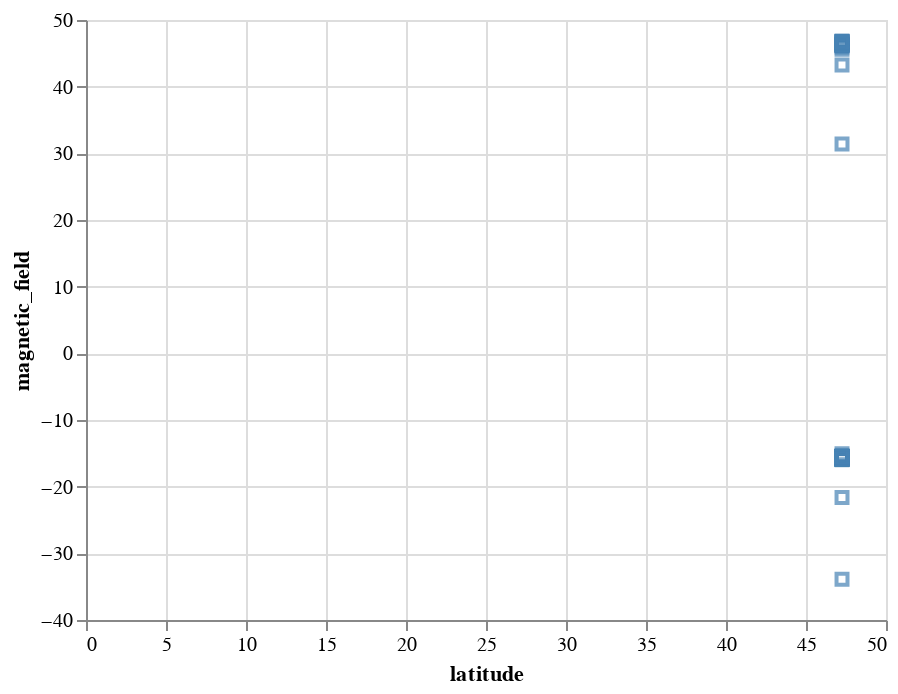

The cell this chart's notebook holds for it:
### Code cell
# Plot anomaly field
measured_plot=alt.Chart(D).mark_point(color='steelblue',shape='square').encode(
    x=alt.X("latitude:Q",scale=alt.Scale(domain=(-100,100))),
    y=alt.Y("magnetic_field:Q")
)
display(measured_plot)

### Figure 1 — Vega-Lite specification as saved in the notebook (floating-point values rounded to 4 significant figures)
{"config": {"view": {"continuousWidth": 400, "continuousHeight": 300}}, "data": {"name": "data-e289969e706b539da93d0009007f24aa"}, "mark": {"type": "point", "color": "steelblue", "shape": "square"}, "encoding": {"x": {"type": "quantitative", "field": "latitude"}, "y": {"type": "quantitative", "field": "magnetic_field"}}, "$schema": "https://vega.github.io/schema/vega-lite/v4.8.1.json", "datasets": {"data-e289969e706b539da93d0009007f24aa": [{"date": "2000-0-26", "time": "13:29:30.000", "position": null, "voltage": "-77832 uV", "latitude": 47.25, "magnetic_field": -15.95}, {"date": "2000-0-26", "time": "13:29:32.000", "position": null, "voltage": "-77456 uV", "latitude": 47.25, "magnetic_field": -15.87}, {"date": "2000-0-26", "time": "13:29:34.000", "position": null, "voltage": "-77268 uV", "latitude": 47.25, "magnetic_field": -15.83}, {"date": "2000-0-26", "time": "13:29:36.250", "position": null, "voltage": "-77268 uV", "latitude": 47.25, "magnetic_field": -15.83}, {"date": "2000-0-26", "time": "13:29:38.250", "position": null, "voltage": "-77268 uV", "latitude": 47.25, "magnetic_field": -15.83}, {"date": "2000-0-26", "time": "13:29:40.250", "position": null, "voltage": "-77080 uV", "latitude": 47.25, "magnetic_field": -15.8}, {"date": "2000-0-26", "time": "13:29:42.250", "position": null, "voltage": "-77268 uV", "latitude": 47.25, "magnetic_field": -15.83}, {"date": "2000-0-26", "time": "13:29:44.250", "position": null, "voltage": "-77268 uV", "latitude": 47.25, "magnetic_field": -15.83}, {"date": "2000-0-26", "time": "13:29:46.250", "position": null, "voltage": "-77456 uV", "latitude": 47.25, "magnetic_field": -15.87}, {"date": "2000-0-26", "time": "13:29:48.250", "position": null, "voltage": "-77268 uV", "latitude": 47.25, "magnetic_field": -15.83}, {"date": "2000-0-26", "time": "13:29:50.250", "position": null, "voltage": "-77268 uV", "latitude": 47.25, "magnetic_field": -15.83}, {"date": "2000-0-26", "time": "13:29:52.250", "position": null, "voltage": "-77268 uV", "latitude": 47.25, "magnetic_field": -15.83}, {"date": "2000-0-0", "time": "23:59:49.762", "position": null, "voltage": "-77268 uV", "latitude": 47.25, "magnetic_field": -15.83}, {"date": "2000-0-0", "time": "23:59:51.792", "position": null, "voltage": "-77080 uV", "latitude": 47.25, "magnetic_field": -15.8}, {"date": "2000-0-0", "time": "23:59:53.821", "position": null, "voltage": "-77268 uV", "latitude": 47.25, "magnetic_field": -15.83}, {"date": "2000-0-0", "time": "23:59:55.854", "position": null, "voltage": "-77268 uV", "latitude": 47.25, "magnetic_field": -15.83}, {"date": "2080-1-5", "time": "23:59:51.522", "position": null, "voltage": "-77080 uV", "latitude": 47.25, "magnetic_field": -15.8}, {"date": "2080-1-5", "time": "23:59:53.551", "position": null, "voltage": "-76892 uV", "latitude": 47.25, "magnetic_field": -15.76}, {"date": "2080-1-5", "time": "23:59:55.580", "position": null, "voltage": "-77268 uV", "latitude": 47.25, "magnetic_field": -15.83}, {"date": "2080-1-5", "time": "23:59:57.610", "position": null, "voltage": "-77268 uV", "latitude": 47.25, "magnetic_field": -15.83}, {"date": "2080-1-5", "time": "23:59:59.640", "position": null, "voltage": "-77268 uV", "latitude": 47.25, "magnetic_field": -15.83}, {"date": "2080-1-5", "time": "23:60:1.669", "position": null, "voltage": "-77080 uV", "latitude": 47.25, "magnetic_field": -15.8}, {"date": "2080-1-5", "time": "23:59:58.461", "position": null, "voltage": "-77080 uV", "latitude": 47.25, "magnetic_field": -15.8}, {"date": "2080-1-5", "time": "23:60:0.490", "position": null, "voltage": "-77080 uV", "latitude": 47.25, "magnetic_field": -15.8}, {"date": "2080-1-5", "time": "23:60:2.519", "position": null, "voltage": "-77080 uV", "latitude": 47.25, "magnetic_field": -15.8}, {"date": "2080-1-5", "time": "23:60:4.549", "position": null, "voltage": "-77080 uV", "latitude": 47.25, "magnetic_field": -15.8}, {"date": "2080-1-5", "time": "23:60:1.420", "position": null, "voltage": "-77080 uV", "latitude": 47.25, "magnetic_field": -15.8}, {"date": "2080-1-5", "time": "23:60:3.449", "position": null, "voltage": "-77268 uV", "latitude": 47.25, "magnetic_field": -15.83}, {"date": "2080-1-5", "time": "23:60:5.478", "position": null, "voltage": "-75952 uV", "latitude": 47.25, "magnetic_field": -15.56}, {"date": "2080-1-5", "time": "16:5:52.090", "position": null, "voltage": "-75952 uV", "latitude": 47.25, "magnetic_field": -15.56}, {"date": "2080-1-5", "time": "16:5:54.120", "position": null, "voltage": "-75952 uV", "latitude": 47.25, "magnetic_field": -15.56}, {"date": "2080-1-5", "time": "16:5:56.147", "position": null, "voltage": "-76140 uV", "latitude": 47.25, "magnetic_field": -15.6}, {"date": "2021-7-15", "time": "16:5:52.389", "position": null, "voltage": "-75952 uV", "latitude": 47.25, "magnetic_field": -15.56}, {"date": "2021-7-15", "time": "16:5:54.419", "position": null, "voltage": "-76140 uV", "latitude": 47.25, "magnetic_field": -15.6}, {"date": "2021-7-15", "time": "16:5:56.448", "position": null, "voltage": "-76140 uV", "latitude": 47.25, "magnetic_field": -15.6}, {"date": "2021-7-15", "time": "16:6:1.691", "position": null, "voltage": "-76140 uV", "latitude": 47.25, "magnetic_field": -15.6}, {"date": "2021-7-15", "time": "16:6:3.721", "position": null, "voltage": "-75952 uV", "latitude": 47.25, "magnetic_field": -15.56}, {"date": "2021-7-15", "time": "16:6:5.750", "position": null, "voltage": "-76140 uV", "latitude": 47.25, "magnetic_field": -15.6}, {"date": "2021-7-15", "time": "16:6:1.991", "position": null, "voltage": "-75952 uV", "latitude": 47.25, "magnetic_field": -15.56}, {"date": "2021-7-15", "time": "16:6:4.021", "position": null, "voltage": "-75952 uV", "latitude": 47.25, "magnetic_field": -15.56}, {"date": "2021-7-15", "time": "16:6:6.050", "position": null, "voltage": "-76140 uV", "latitude": 47.25, "magnetic_field": -15.6}, {"date": "2021-7-15", "time": "16:6:11.285", "position": null, "voltage": "-76140 uV", "latitude": 47.25, "magnetic_field": -15.6}, {"date": "2021-7-15", "time": "16:6:13.315", "position": null, "voltage": "-76140 uV", "latitude": 47.25, "magnetic_field": -15.6}, {"date": "2021-7-15", "time": "16:6:15.344", "position": null, "voltage": "-75952 uV", "latitude": 47.25, "magnetic_field": -15.56}, {"date": "2021-7-15", "time": "16:6:17.373", "position": null, "voltage": "-76140 uV", "latitude": 47.25, "magnetic_field": -15.6}, {"date": "2021-7-15", "time": "16:6:19.403", "position": null, "voltage": "-76140 uV", "latitude": 47.25, "magnetic_field": -15.6}, {"date": "2021-7-15", "time": "16:6:21.437", "position": null, "voltage": "-75952 uV", "latitude": 47.25, "magnetic_field": -15.56}, {"date": "2021-7-15", "time": "16:6:23.467", "position": null, "voltage": "-75952 uV", "latitude": 47.25, "magnetic_field": -15.56}, {"date": "2021-7-15", "time": "16:6:25.496", "position": null, "voltage": "-76140 uV", "latitude": 47.25, "magnetic_field": -15.6}, {"date": "2021-7-15", "time": "16:6:27.526", "position": null, "voltage": "-76140 uV", "latitude": 47.25, "magnetic_field": -15.6}, {"date": "2021-7-15", "time": "16:6:29.556", "position": null, "voltage": "-76140 uV", "latitude": 47.25, "magnetic_field": -15.6}, {"date": "2021-7-15", "time": "16:6:31.585", "position": null, "voltage": "-76140 uV", "latitude": 47.25, "magnetic_field": -15.6}, {"date": "2021-7-15", "time": "16:6:33.615", "position": null, "voltage": "-75764 uV", "latitude": 47.25, "magnetic_field": -15.53}, {"date": "2021-7-15", "time": "16:6:35.644", "position": null, "voltage": "-76140 uV", "latitude": 47.25, "magnetic_field": -15.6}, {"date": "2021-7-15", "time": "16:6:37.673", "position": null, "voltage": "-76140 uV", "latitude": 47.25, "magnetic_field": -15.6}, {"date": "2021-7-15", "time": "16:6:39.703", "position": null, "voltage": "-75952 uV", "latitude": 47.25, "magnetic_field": -15.56}, {"date": "2021-7-15", "time": "16:6:41.733", "position": null, "voltage": "-75952 uV", "latitude": 47.25, "magnetic_field": -15.56}, {"date": "2021-7-15", "time": "16:6:43.762", "position": null, "voltage": "-75952 uV", "latitude": 47.25, "magnetic_field": -15.56}, {"date": "2021-7-15", "time": "16:6:45.791", "position": null, "voltage": "-76140 uV", "latitude": 47.25, "magnetic_field": -15.6}, {"date": "2021-7-15", "time": "16:6:47.821", "position": null, "voltage": "-76140 uV", "latitude": 47.25, "magnetic_field": -15.6}, {"date": "2021-7-15", "time": "16:6:49.851", "position": null, "voltage": "-75952 uV", "latitude": 47.25, "magnetic_field": -15.56}, {"date": "2021-7-15", "time": "16:6:51.883", "position": null, "voltage": "-75952 uV", "latitude": 47.25, "magnetic_field": -15.56}, {"date": "2021-7-15", "time": "16:6:53.913", "position": null, "voltage": "-75764 uV", "latitude": 47.25, "magnetic_field": -15.53}, {"date": "2021-7-15", "time": "16:6:55.943", "position": null, "voltage": "-75952 uV", "latitude": 47.25, "magnetic_field": -15.56}, {"date": "2021-7-15", "time": "16:6:57.972", "position": null, "voltage": "-75952 uV", "latitude": 47.25, "magnetic_field": -15.56}, {"date": "2021-7-15", "time": "16:7:0.001", "position": null, "voltage": "-75952 uV", "latitude": 47.25, "magnetic_field": -15.56}, {"date": "2021-7-15", "time": "16:7:2.032", "position": null, "voltage": "-75764 uV", "latitude": 47.25, "magnetic_field": -15.53}, {"date": "2021-7-15", "time": "16:7:4.061", "position": null, "voltage": "-75952 uV", "latitude": 47.25, "magnetic_field": -15.56}, {"date": "2021-7-15", "time": "16:7:6.091", "position": null, "voltage": "-75952 uV", "latitude": 47.25, "magnetic_field": -15.56}, {"date": "2021-7-15", "time": "16:7:8.120", "position": null, "voltage": "-75952 uV", "latitude": 47.25, "magnetic_field": -15.56}, {"date": "2021-7-15", "time": "16:7:10.150", "position": null, "voltage": "-75952 uV", "latitude": 47.25, "magnetic_field": -15.56}, {"date": "2021-7-15", "time": "16:7:12.179", "position": null, "voltage": "-76140 uV", "latitude": 47.25, "magnetic_field": -15.6}, {"date": "2021-7-15", "time": "16:7:14.209", "position": null, "voltage": "-75952 uV", "latitude": 47.25, "magnetic_field": -15.56}, {"date": "2021-7-15", "time": "16:7:16.239", "position": null, "voltage": "-76140 uV", "latitude": 47.25, "magnetic_field": -15.6}, {"date": "2021-7-15", "time": "16:7:18.268", "position": null, "voltage": "-75952 uV", "latitude": 47.25, "magnetic_field": -15.56}, {"date": "2021-7-15", "time": "16:7:20.298", "position": null, "voltage": "-75952 uV", "latitude": 47.25, "magnetic_field": -15.56}, {"date": "2021-7-15", "time": "16:7:22.330", "position": null, "voltage": "-75764 uV", "latitude": 47.25, "magnetic_field": -15.53}, {"date": "2021-7-15", "time": "16:7:24.360", "position": null, "voltage": "-75952 uV", "latitude": 47.25, "magnetic_field": -15.56}, {"date": "2021-7-15", "time": "16:7:26.390", "position": null, "voltage": "-75952 uV", "latitude": 47.25, "magnetic_field": -15.56}, {"date": "2021-7-15", "time": "16:7:28.419", "position": null, "voltage": "-75952 uV", "latitude": 47.25, "magnetic_field": -15.56}, {"date": "2021-7-15", "time": "16:7:30.449", "position": null, "voltage": "-75952 uV", "latitude": 47.25, "magnetic_field": -15.56}, {"date": "2021-7-15", "time": "16:7:32.478", "position": null, "voltage": "-75952 uV", "latitude": 47.25, "magnetic_field": -15.56}, {"date": "2021-7-15", "time": "16:7:34.507", "position": null, "voltage": "-75764 uV", "latitude": 47.25, "magnetic_field": -15.53}, {"date": "2021-7-15", "time": "16:7:36.538", "position": null, "voltage": "-75952 uV", "latitude": 47.25, "magnetic_field": -15.56}, {"date": "2021-7-15", "time": "16:7:38.567", "position": null, "voltage": "-76140 uV", "latitude": 47.25, "magnetic_field": -15.6}, {"date": "2021-7-15", "time": "16:7:40.596", "position": null, "voltage": "-75952 uV", "latitude": 47.25, "magnetic_field": -15.56}, {"date": "2021-7-15", "time": "16:7:42.625", "position": null, "voltage": "-75952 uV", "latitude": 47.25, "magnetic_field": -15.56}, {"date": "2021-7-15", "time": "16:7:44.655", "position": null, "voltage": "-75952 uV", "latitude": 47.25, "magnetic_field": -15.56}, {"date": "2021-7-15", "time": "16:7:46.685", "position": null, "voltage": "-75952 uV", "latitude": 47.25, "magnetic_field": -15.56}, {"date": "2021-7-15", "time": "16:7:48.714", "position": null, "voltage": "-75764 uV", "latitude": 47.25, "magnetic_field": -15.53}, {"date": "2021-7-15", "time": "16:7:50.355", "position": null, "voltage": "-76140 uV", "latitude": 47.25, "magnetic_field": -15.6}, {"date": "2021-7-15", "time": "16:7:52.387", "position": null, "voltage": "-75952 uV", "latitude": 47.25, "magnetic_field": -15.56}, {"date": "2021-7-15", "time": "16:7:54.417", "position": null, "voltage": "-75952 uV", "latitude": 47.25, "magnetic_field": -15.56}, {"date": "2021-7-15", "time": "16:7:56.447", "position": null, "voltage": "-75952 uV", "latitude": 47.25, "magnetic_field": -15.56}, {"date": "2021-7-15", "time": "16:7:58.476", "position": null, "voltage": "-76140 uV", "latitude": 47.25, "magnetic_field": -15.6}, {"date": "2021-7-15", "time": "16:8:0.505", "position": null, "voltage": "-75952 uV", "latitude": 47.25, "magnetic_field": -15.56}, {"date": "2021-7-15", "time": "16:8:2.535", "position": null, "voltage": "-75952 uV", "latitude": 47.25, "magnetic_field": -15.56}, {"date": "2021-7-15", "time": "16:8:4.564", "position": null, "voltage": "-75952 uV", "latitude": 47.25, "magnetic_field": -15.56}, {"date": "2021-7-15", "time": "16:8:6.594", "position": null, "voltage": "-74824 uV", "latitude": 47.25, "magnetic_field": -15.33}, {"date": "2021-7-15", "time": "16:8:8.624", "position": null, "voltage": "-73508 uV", "latitude": 47.25, "magnetic_field": -15.06}, {"date": "2021-7-15", "time": "16:8:10.653", "position": null, "voltage": "-105468 uV", "latitude": 47.25, "magnetic_field": -21.61}, {"date": "2021-7-15", "time": "16:8:12.682", "position": null, "voltage": "153220 uV", "latitude": 47.25, "magnetic_field": 31.4}, {"date": "2021-7-15", "time": "16:8:14.712", "position": null, "voltage": "228608 uV", "latitude": 47.25, "magnetic_field": 46.85}, {"date": "2021-7-15", "time": "16:8:16.742", "position": null, "voltage": "222592 uV", "latitude": 47.25, "magnetic_field": 45.61}, {"date": "2021-7-15", "time": "16:8:18.771", "position": null, "voltage": "225412 uV", "latitude": 47.25, "magnetic_field": 46.19}, {"date": "2021-7-15", "time": "16:8:20.800", "position": null, "voltage": "224284 uV", "latitude": 47.25, "magnetic_field": 45.96}, {"date": "2021-7-15", "time": "16:8:22.833", "position": null, "voltage": "228044 uV", "latitude": 47.25, "magnetic_field": 46.73}, {"date": "2021-7-15", "time": "16:8:24.863", "position": null, "voltage": "228044 uV", "latitude": 47.25, "magnetic_field": 46.73}, {"date": "2021-7-15", "time": "16:8:26.892", "position": null, "voltage": "226164 uV", "latitude": 47.25, "magnetic_field": 46.35}, {"date": "2021-7-15", "time": "16:8:28.922", "position": null, "voltage": "225976 uV", "latitude": 47.25, "magnetic_field": 46.31}, {"date": "2021-7-15", "time": "16:8:30.951", "position": null, "voltage": "225412 uV", "latitude": 47.25, "magnetic_field": 46.19}, {"date": "2021-7-15", "time": "16:8:32.980", "position": null, "voltage": "226916 uV", "latitude": 47.25, "magnetic_field": 46.5}, {"date": "2021-7-15", "time": "16:8:35.010", "position": null, "voltage": "228232 uV", "latitude": 47.25, "magnetic_field": 46.77}, {"date": "2021-7-15", "time": "16:8:37.041", "position": null, "voltage": "225600 uV", "latitude": 47.25, "magnetic_field": 46.23}, {"date": "2021-7-15", "time": "16:8:39.070", "position": null, "voltage": "225600 uV", "latitude": 47.25, "magnetic_field": 46.23}, {"date": "2021-7-15", "time": "16:8:41.099", "position": null, "voltage": "225600 uV", "latitude": 47.25, "magnetic_field": 46.23}, {"date": "2021-7-15", "time": "16:8:43.128", "position": null, "voltage": "227856 uV", "latitude": 47.25, "magnetic_field": 46.69}, {"date": "2021-7-15", "time": "16:8:45.158", "position": null, "voltage": "227668 uV", "latitude": 47.25, "magnetic_field": 46.65}, {"date": "2021-7-15", "time": "16:8:47.187", "position": null, "voltage": "211124 uV", "latitude": 47.25, "magnetic_field": 43.26}, {"date": "2021-7-15", "time": "16:8:49.217", "position": null, "voltage": "-165440 uV", "latitude": 47.25, "magnetic_field": -33.9}]}}
